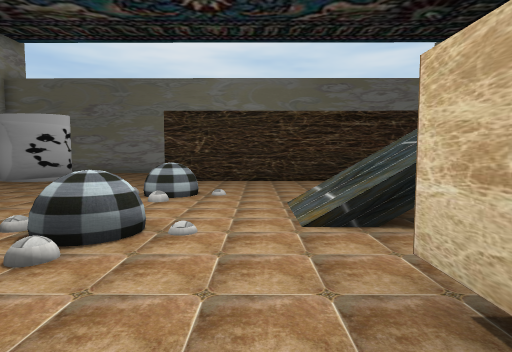
View 1 (above)

16 first-person views from a walk through a scene from a Unity 3-D project. The camera is 1.5 m above the floor, tilts 4° down and sees 80° across. The floor is counted in squares, 2 m on a side. Each view is taken from the middle of a square. On the plan, view 1 faces up. The plan holds only what a view shows up to about 10 squares ahead; the rest is blank. The place goes on beyond the plan. The player character is not drawn. Some surface patterns are stand-ins.

View 2
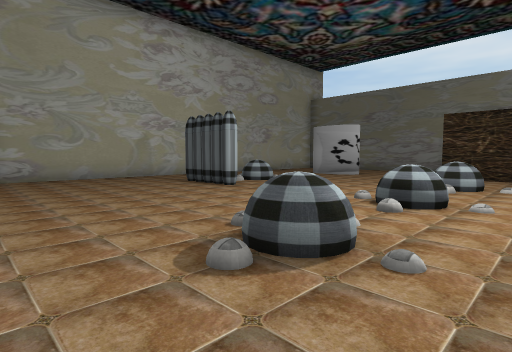

View 3
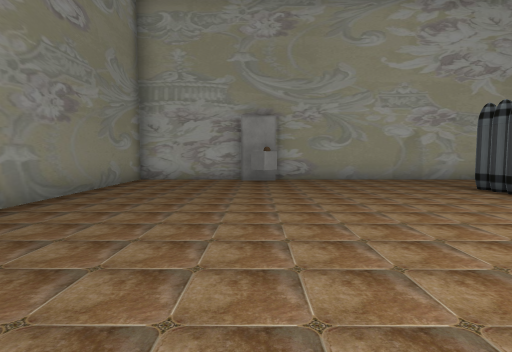

View 4
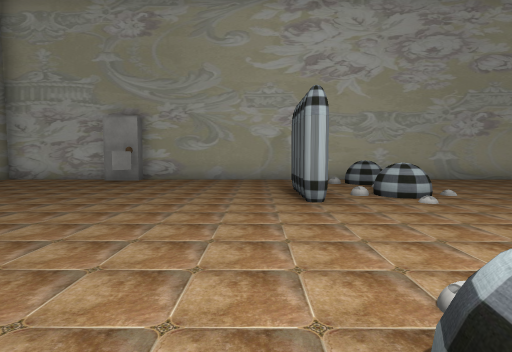

View 5
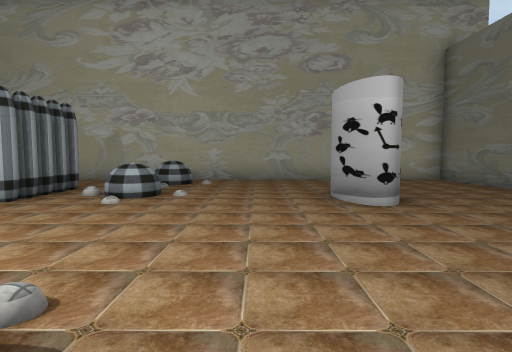

View 6
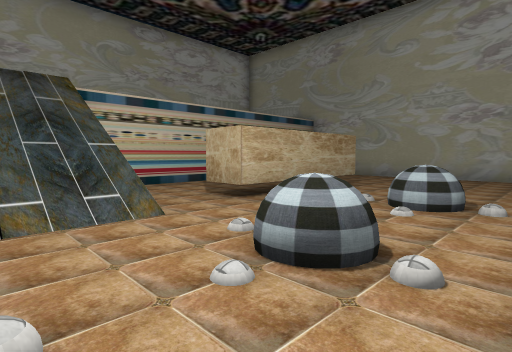

View 7
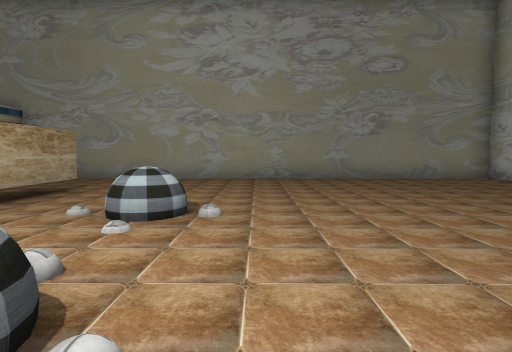

View 8
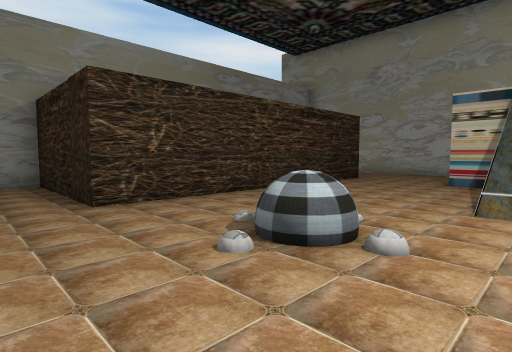

View 9
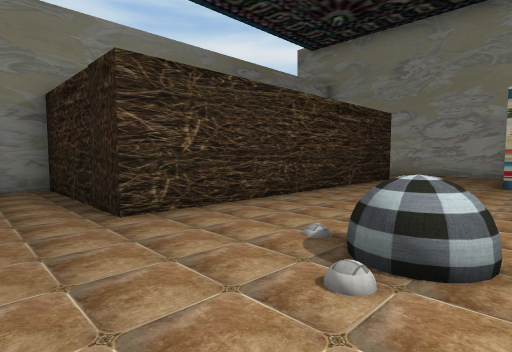

View 10
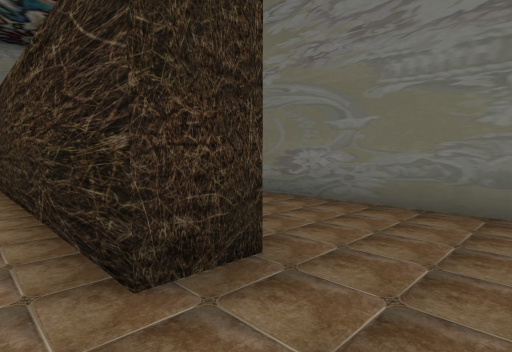

View 11
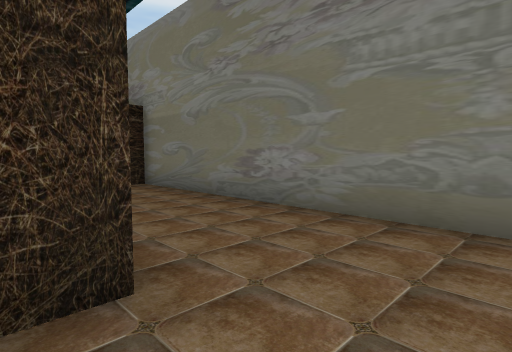

View 12
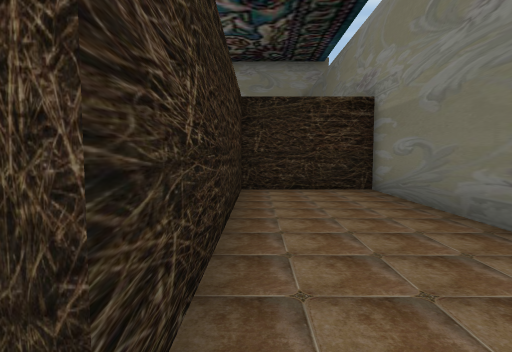

View 13
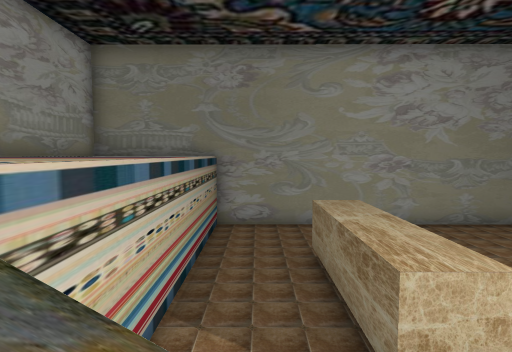

View 14
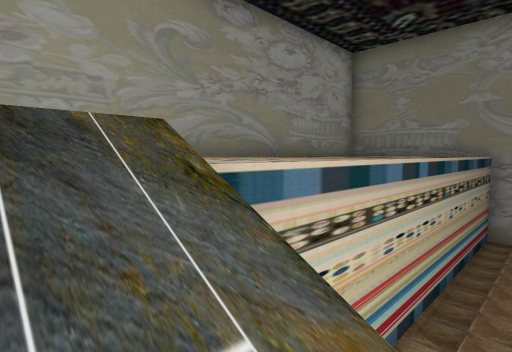

View 15
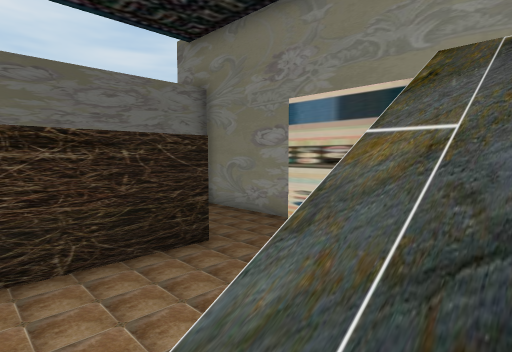

View 16
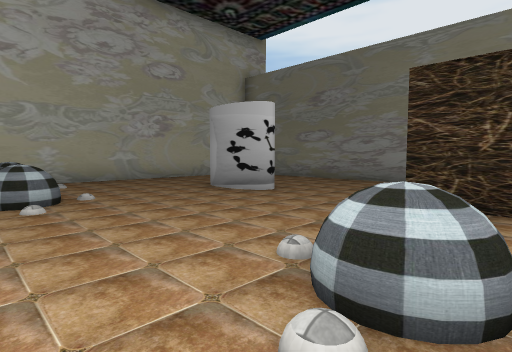

### Floor plan
Key: @ floor where view 1 was taken; # wall or solid block; x gap in a wall; . main floor; : floor 4.25 m higher than the main floor; / step, stairs or slope; T thing the floor can be seen under or through; C cube; O other object.
Columns run from 11 left of view 1 to 8 right of it. Each row starts with its distance up from view 1.
 13  ###################
 12  #.......##........#
 11  #.......##........#
 10 #........##........#
  9 #...##...########..#
  8 #..................#
  7 #..................#
  6 #........OO....#...#
  5 #xO.OO...O......:  #
  4 #./........./////  #
  3 #...OO...OO./////  #
  2 #...............:: #
  1 #........O..T...:::#
  0 #........OO@T...:::#
 -1 #...........T...:::#
 -2 #OC.........T...:  #
 -3 #...............   #
 -4 #.......... .../  :#
 -5 #.......... ...// ##
 -6 ##################

Where each view was taken, in squares from view 1:
view 1: 0 up, 0 right, facing up
view 2: 2 down, 0 right, facing up-left
view 3: 2 down, 1 left, facing left
view 4: 2 up, 1 left, facing left
view 5: 7 up, 1 left, facing left
view 6: 5 up, 3 left, facing down-right
view 7: 4 up, 3 left, facing down
view 8: 4 up, 4 left, facing up-right
view 9: 5 up, 4 left, facing up-right
view 10: 8 up, 7 right, facing up-left
view 11: 9 up, 7 right, facing up-left
view 12: 10 up, 6 right, facing left
view 13: 4 up, 3 right, facing down
view 14: 4 up, 3 right, facing down-right
view 15: 4 up, 2 right, facing up-right
view 16: 4 up, 1 left, facing up-left
